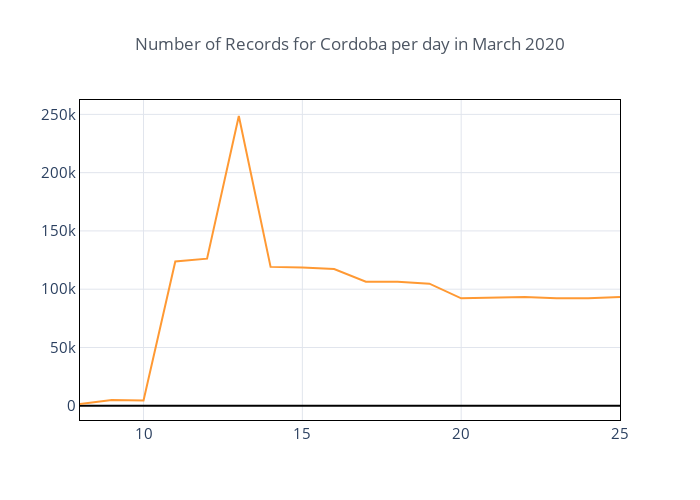

Notebook code for this chart:
### Code cell
df.groupby('day').count()['length'].iplot(
    title='Number of Records for Cordoba per day in March 2020',
    theme='custom'
)

### Figure 1 — Plotly figure (JSON) as saved in the notebook; plotly's stock layout.template omitted (floating-point values rounded to 4 significant figures)
{"data": [{"line": {"color": "rgba(255, 153, 51, 1.0)", "dash": "solid", "shape": "linear", "width": 2}, "mode": "lines", "name": "length", "text": "", "type": "scatter", "x": [8, 9, 10, 11, 12, 13, 14, 15, 16, 17, 18, 19, 20, 21, 22, 23, 24, 25], "y": [1493, 5011, 4434, 123779, 126205, 248606, 119137, 118604, 117301, 106482, 106281, 104724, 92170, 92501, 93269, 92272, 92218, 93359]}], "layout": {"height": 500, "legend": {"bgcolor": "#FFFFFF", "bordercolor": "#444444", "borderwidth": 0, "font": {"size": 12}, "itemclick": "toggle", "itemdoubleclick": "toggleothers", "itemsizing": "trace", "traceorder": "normal"}, "paper_bgcolor": "#FFFFFF", "plot_bgcolor": "#FFFFFF", "title": {"font": {"color": "#4D5663", "size": 17}, "text": "Number of Records for Cordoba per day in March 2020", "x": 0.5}, "width": 700, "xaxis": {"automargin": true, "gridcolor": "#E1E5ED", "linecolor": "#000000", "mirror": "ticks", "showline": true, "tickfont": {"size": 15}, "title": {"font": {"color": "#666666", "size": 16}, "text": ""}, "zerolinecolor": "#000000", "zerolinewidth": 2}, "yaxis": {"automargin": true, "gridcolor": "#E1E5ED", "linecolor": "#000000", "mirror": "ticks", "showline": true, "tickfont": {"size": 15}, "title": {"font": {"color": "#666666", "size": 16}, "text": ""}, "zerolinecolor": "#000000", "zerolinewidth": 2}}}
